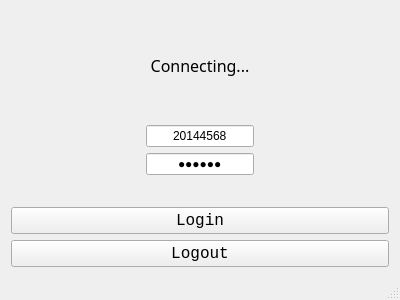
<?xml version="1.0" encoding="UTF-8"?>
<ui version="4.0">
 <class>MainWindow</class>
 <widget class="QMainWindow" name="MainWindow">
  <property name="geometry">
   <rect>
    <x>0</x>
    <y>0</y>
    <width>400</width>
    <height>300</height>
   </rect>
  </property>
  <property name="windowTitle">
   <string>IP控制网关</string>
  </property>
  <property name="windowIcon">
   <iconset resource="res.qrc">
    <normaloff>:/image/icon</normaloff>:/image/icon</iconset>
  </property>
  <widget class="QWidget" name="centralWidget">
   <layout class="QVBoxLayout" name="verticalLayout">
    <item>
     <widget class="QLabel" name="label">
      <property name="maximumSize">
       <size>
        <width>16777215</width>
        <height>150</height>
       </size>
      </property>
      <property name="sizeIncrement">
       <size>
        <width>0</width>
        <height>0</height>
       </size>
      </property>
      <property name="font">
       <font>
        <family>等线</family>
        <pointsize>12</pointsize>
       </font>
      </property>
      <property name="text">
       <string>Connecting...</string>
      </property>
      <property name="alignment">
       <set>Qt::AlignCenter</set>
      </property>
     </widget>
    </item>
    <item alignment="Qt::AlignHCenter">
     <widget class="QLineEdit" name="username">
      <property name="maximumSize">
       <size>
        <width>300</width>
        <height>16777215</height>
       </size>
      </property>
      <property name="text">
       <string>20144568</string>
      </property>
      <property name="alignment">
       <set>Qt::AlignCenter</set>
      </property>
      <property name="dragEnabled">
       <bool>false</bool>
      </property>
      <property name="cursorMoveStyle">
       <enum>Qt::LogicalMoveStyle</enum>
      </property>
     </widget>
    </item>
    <item alignment="Qt::AlignHCenter">
     <widget class="QLineEdit" name="password">
      <property name="maximumSize">
       <size>
        <width>300</width>
        <height>16777215</height>
       </size>
      </property>
      <property name="layoutDirection">
       <enum>Qt::LeftToRight</enum>
      </property>
      <property name="text">
       <string>170216</string>
      </property>
      <property name="frame">
       <bool>true</bool>
      </property>
      <property name="echoMode">
       <enum>QLineEdit::Password</enum>
      </property>
      <property name="cursorPosition">
       <number>6</number>
      </property>
      <property name="alignment">
       <set>Qt::AlignCenter</set>
      </property>
     </widget>
    </item>
    <item>
     <widget class="QLabel" name="label_2">
      <property name="maximumSize">
       <size>
        <width>16777215</width>
        <height>20</height>
       </size>
      </property>
      <property name="text">
       <string/>
      </property>
     </widget>
    </item>
    <item>
     <widget class="QPushButton" name="login">
      <property name="font">
       <font>
        <family>Consolas</family>
        <pointsize>12</pointsize>
       </font>
      </property>
      <property name="text">
       <string>Login</string>
      </property>
     </widget>
    </item>
    <item>
     <widget class="QPushButton" name="logout">
      <property name="font">
       <font>
        <family>Consolas</family>
        <pointsize>12</pointsize>
       </font>
      </property>
      <property name="cursor">
       <cursorShape>ArrowCursor</cursorShape>
      </property>
      <property name="text">
       <string>Logout</string>
      </property>
     </widget>
    </item>
   </layout>
  </widget>
  <widget class="QStatusBar" name="statusBar"/>
 </widget>
 <layoutdefault spacing="6" margin="11"/>
 <resources>
  <include location="res.qrc"/>
 </resources>
 <connections/>
</ui>
